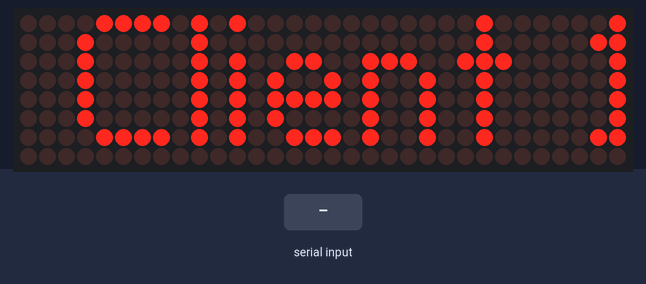
The sketch below on a simulated Arduino Uno, built with avr-gcc and run on an emulated ATmega328P. On the bench: 32×8 LED matrix. The inputs (shaded band) are chosen by the test bench.

Above: at 1.2 s.
1.3 s: "1" received over Serial
At 2.1 s:
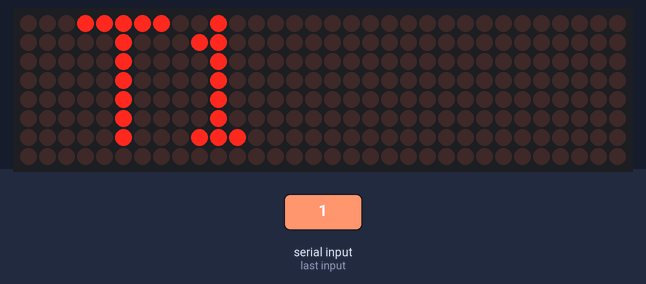
2.8 s: "2" received over Serial
At 3.2 s:
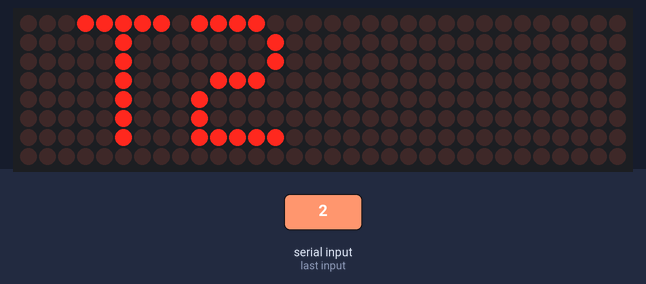
Timing chart, 0 to 5.8 s (numbered marks = the images above; inputs shaded):
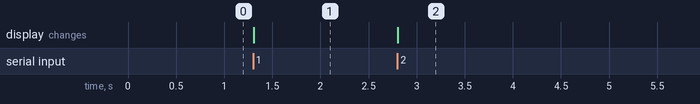

Measured:
- after the input at 1.3 s, the display: changes at once (image 1)
- after the input at 2.8 s, the display: changes at once (image 2)

The sketch:

Client1.ino
```cpp
// Program to demonstrate the MD_Parola library
//
// Uses the Arduino Print Class extension with various output types
//
// MD_MAX72XX library can be found at https://github.com/MajicDesigns/MD_MAX72XX
//

#include <MD_Parola.h>
#include <MD_MAX72xx.h>
#include <SPI.h>

const uint16_t WAIT_TIME = 1000;

// Define the number of devices we have in the chain and the hardware interface
// NOTE: These pin numbers will probably not work with your hardware and may
// need to be adapted
#define HARDWARE_TYPE MD_MAX72XX::FC16_HW
#define MAX_DEVICES 4
#define CLK_PIN   13
#define DATA_PIN  11
#define CS_PIN    10

// Hardware SPI connection
MD_Parola P = MD_Parola(HARDWARE_TYPE, CS_PIN, MAX_DEVICES);
// Arbitrary output pins
// MD_Parola P = MD_Parola(HARDWARE_TYPE, DATA_PIN, CLK_PIN, CS_PIN, MAX_DEVICES);

void setup(void)
{
  P.begin();
  Serial.begin(9600);
  P.print("           ");
  P.print(" Client 1");
}

void loop(void)
{
   char TestData;
   TestData = Serial.read();
     // echo the incoming character to the LCD

   if(TestData=='1')
   {
      P.print("           ");
      P.print(" T1");
    }
   else if(TestData=='2')
   {
      P.print("           ");
      P.print(" T2");
   }
    else if(TestData=='3')
   {
      P.print("           ");
      P.print(" T3");
   }
    else if(TestData=='4')
   {

   }
}
```
